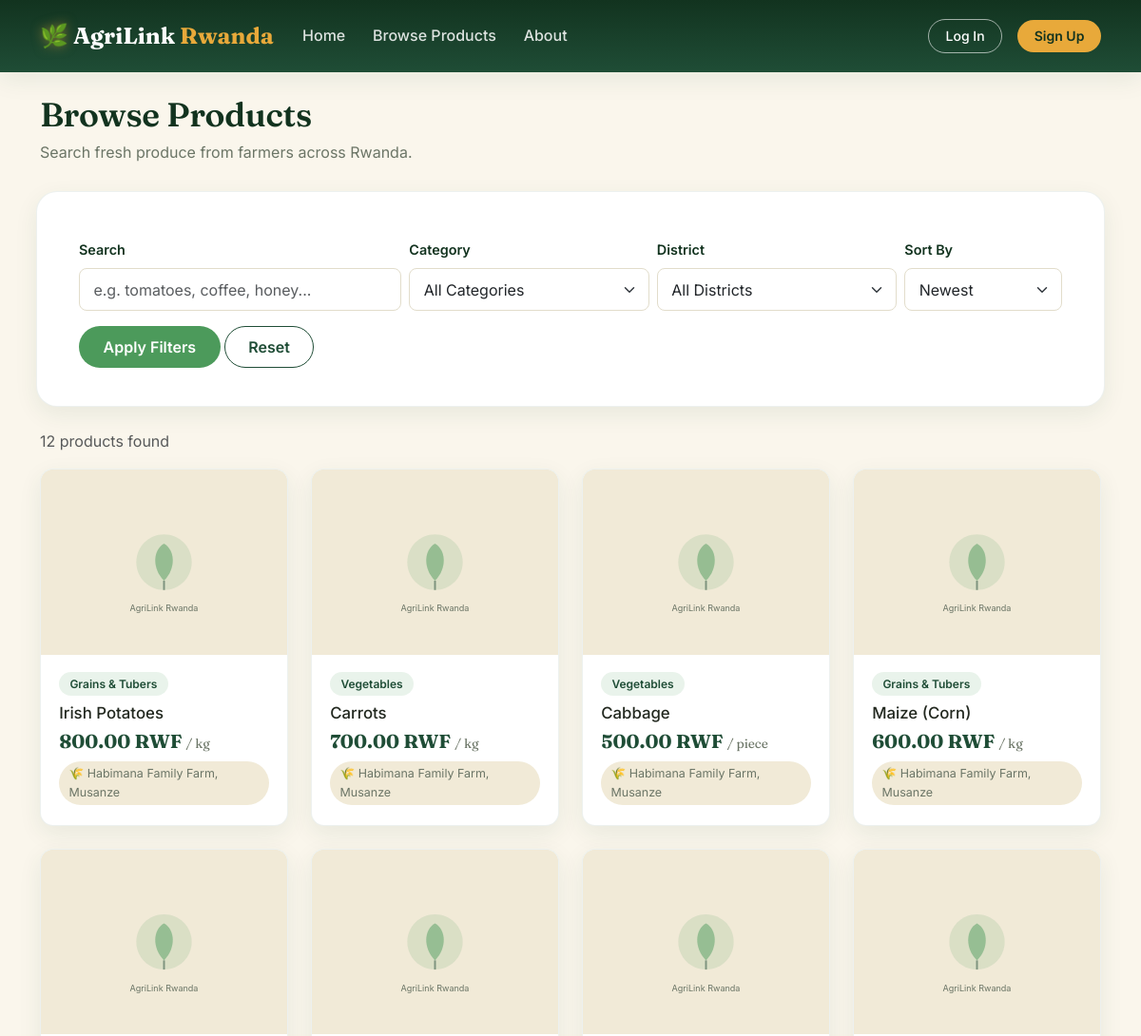
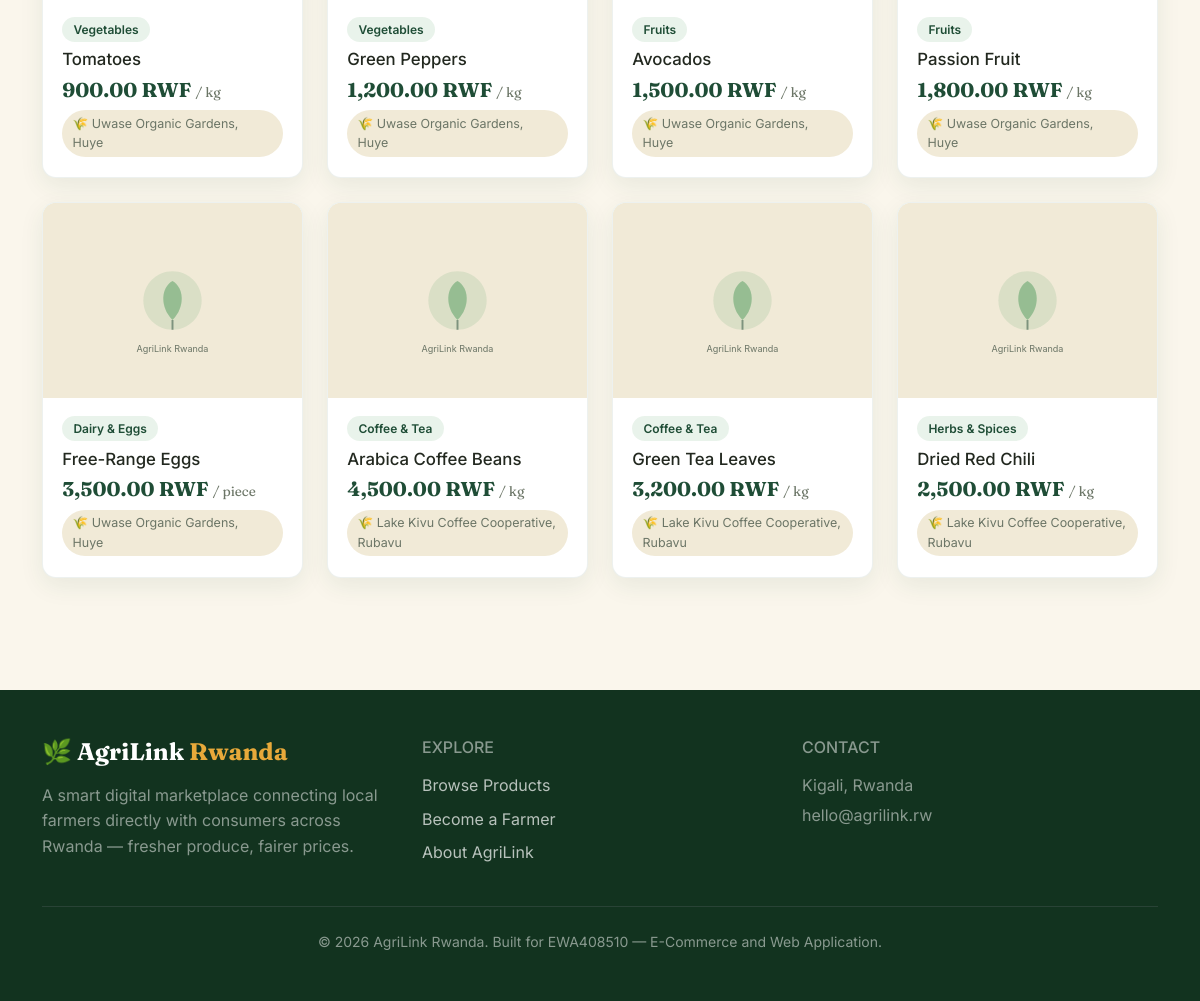
/products.php, run on the app's committed database (2 pictures, top to bottom).
### tables this page shows
CREATE TABLE products (
    id INT AUTO_INCREMENT PRIMARY KEY,
    farmer_id INT NOT NULL,
    category_id INT NOT NULL,
    name VARCHAR(150) NOT NULL,
    slug VARCHAR(180) NOT NULL UNIQUE,
    description TEXT DEFAULT NULL,
    price DECIMAL(10,2) NOT NULL,
    unit VARCHAR(20) NOT NULL DEFAULT 'kg',
    stock_quantity INT NOT NULL DEFAULT 0,
    image_url VARCHAR(255) DEFAULT '/assets/images/product-placeholder.svg',
    is_active TINYINT(1) NOT NULL DEFAULT 1,
    created_at TIMESTAMP DEFAULT CURRENT_TIMESTAMP,
    updated_at TIMESTAMP DEFAULT CURRENT_TIMESTAMP ON UPDATE CURRENT_TIMESTAMP,
    FOREIGN KEY (farmer_id) REFERENCES farmer_profiles(id) ON DELETE CASCADE,
    FOREIGN KEY (category_id) REFERENCES categories(id),
    INDEX idx_products_category (category_id),
    INDEX idx_products_farmer (farmer_id)
);

CREATE TABLE categories (
    id INT AUTO_INCREMENT PRIMARY KEY,
    name VARCHAR(100) NOT NULL UNIQUE,
    slug VARCHAR(120) NOT NULL UNIQUE,
    description VARCHAR(255) DEFAULT NULL
);

CREATE TABLE farmer_profiles (
    id INT AUTO_INCREMENT PRIMARY KEY,
    user_id INT NOT NULL,
    farm_name VARCHAR(150) NOT NULL,
    district VARCHAR(100) NOT NULL,
    sector VARCHAR(100) DEFAULT NULL,
    bio TEXT DEFAULT NULL,
    is_approved TINYINT(1) NOT NULL DEFAULT 1,
    created_at TIMESTAMP DEFAULT CURRENT_TIMESTAMP,
    FOREIGN KEY (user_id) REFERENCES users(id) ON DELETE CASCADE,
    UNIQUE KEY uniq_farmer_user (user_id)
);

### includes/functions.php (called while the page is built, shortened)
<?php
function formatMoney($amount) {
    return number_format((float)$amount, 2) . ' RWF';
}
function e($value) {
    return htmlspecialchars($value ?? '', ENT_QUOTES, 'UTF-8');
}

### classes/Product.php (called while the page is built, shortened)
<?php
class Product
{
    private PDO $pdo;
    public function __construct(PDO $pdo)
    {
        $this->pdo = $pdo;
    }
    private function baseSelect(): string
    {
        return "SELECT p.*, c.name AS category_name, c.slug AS category_slug,
                       fp.farm_name, fp.district, u.full_name AS farmer_name
                FROM products p
                JOIN categories c ON c.id = p.category_id
                JOIN farmer_profiles fp ON fp.id = p.farmer_id
                JOIN users u ON u.id = fp.user_id";
    }
    public function search(array $filters): array
    {
        $sql = $this->baseSelect() . ' WHERE p.is_active = 1';
        $params = [];
        $sql .= match ($filters['sort'] ?? '') {
            'price_asc'  => ' ORDER BY p.price ASC',
            'price_desc' => ' ORDER BY p.price DESC',
            default      => ' ORDER BY p.created_at DESC',
        };
        $stmt = $this->pdo->prepare($sql);
        $stmt->execute($params);
        return $stmt->fetchAll();
    }
}

### products.php (the view, shortened to what this page needs)
<?php
require_once __DIR__ . '/config/bootstrap.php';
$productModel = new Product($pdo);
$filters = [
    'q'        => trim($_GET['q'] ?? ''),
    'category' => trim($_GET['category'] ?? ''),
    'district' => trim($_GET['district'] ?? ''),
    'sort'     => trim($_GET['sort'] ?? ''),
];
$products = $productModel->search($filters);
require __DIR__ . '/includes/header.php';
require __DIR__ . '/includes/navbar.php';
?>
<section class="agri-section pt-4">
    <div class="container">
        <h1 class="agri-section-title">Browse Products</h1>
        <p class="agri-section-sub">Search fresh produce from farmers across Rwanda.</p>
        <form method="GET" action="/products.php" class="row g-2 mb-4 agri-form-card">
            <div class="col-md-4">
                <label class="form-label">Search</label>
                <input type="text" name="q" class="form-control" placeholder="e.g. tomatoes, coffee, honey..." value="<?= e($filters['q']) ?>">
            </div>
            <div class="col-md-3">
                <label class="form-label">Category</label>
                <select name="category" class="form-select">
                    <option value="">All Categories</option>
                </select>
            </div>
            <div class="col-md-3">
                <label class="form-label">District</label>
                <select name="district" class="form-select">
                    <option value="">All Districts</option>
                </select>
            </div>
            <div class="col-md-2">
                <label class="form-label">Sort By</label>
                <select name="sort" class="form-select">
                    <option value="">Newest</option>
                </select>
            </div>
            <div class="col-12 mt-3">
                <button type="submit" class="btn btn-agri-primary">Apply Filters</button>
                <a href="/products.php" class="btn btn-agri-outline">Reset</a>
            </div>
        </form>
        <p class="text-muted mb-3"><?= count($products) ?> product<?= count($products) === 1 ? '' : 's' ?> found</p>
        <div class="row g-4">
            <?php foreach ($products as $product): ?>
                <div class="col-6 col-md-4 col-lg-3">
                    <a href="/product.php?slug=<?= e($product['slug']) ?>" class="text-decoration-none text-reset">
                        <div class="agri-card">
                            <div class="card-img-wrap">
                                <img src="<?= e($product['image_url']) ?>" alt="<?= e($product['name']) ?>">
                            </div>
                            <div class="card-body">
                                <span class="badge-category"><?= e($product['category_name']) ?></span>
                                <h5 class="mt-2 mb-1" style="font-size:1.05rem;"><?= e($product['name']) ?></h5>
                                <p class="agri-price mb-1"><?= formatMoney($product['price']) ?> <span class="agri-unit">/ <?= e($product['unit']) ?></span></p>
                                <span class="agri-farmer-tag">🌾 <?= e($product['farm_name']) ?>, <?= e($product['district']) ?></span>
                            </div>
                        </div>
                    </a>
                </div>
            <?php endforeach; ?>
        </div>
    </div>
</section>
<?php require __DIR__ . '/includes/footer.php'; ?>

### assets/css/style.css (style rules this page uses)
:root { --forest: #1F4D36; --forest-dark: #12331F; --leaf: #4C9A5B; --leaf-light: #7FC08A; --gold: #E8A93A; --gold-dark: #C98A1F; --soil: #6B4226; --cream: #FAF6EC; --cream-deep: #F1EAD7; --charcoal: #22281F; --muted: #6B7566; --white: #FFFFFF; --radius-sm: 8px; --radius-md: 14px; --radius-lg: 22px; --shadow-soft: 0 8px 24px rgba(31, 77, 54, 0.08); --shadow-lift: 0 16px 40px rgba(31, 77, 54, 0.14); }
* { box-sizing: border-box; }
body { font-family: 'Inter', -apple-system, BlinkMacSystemFont, sans-serif; background-color: var(--cream); color: var(--charcoal); line-height: 1.6; }
h1, h2, h3, h4, .agri-display { font-family: 'Fraunces', Georgia, serif; font-weight: 600; letter-spacing: -0.01em; color: var(--forest-dark); }
a { color: var(--forest); text-decoration: none; }
.btn-agri-primary { background: var(--leaf); border: none; color: var(--white); font-weight: 600; border-radius: 999px; padding: 0.6rem 1.6rem; transition: transform 0.15s ease, background 0.15s ease; }
.btn-agri-outline { background: transparent; border: 1.5px solid var(--forest); color: var(--forest); font-weight: 600; border-radius: 999px; padding: 0.55rem 1.5rem; }
.agri-card { background: var(--white); border-radius: var(--radius-md); border: 1px solid rgba(31,77,54,0.08); box-shadow: var(--shadow-soft); transition: transform 0.18s ease, box-shadow 0.18s ease; overflow: hidden; height: 100%; }
.agri-card .card-img-wrap { aspect-ratio: 4/3; background: var(--cream-deep); display: flex; align-items: center; justify-content: center; overflow: hidden; }
.agri-card .card-img-wrap img { width: 100%; height: 100%; object-fit: cover; }
.agri-card .card-body { padding: 1.1rem 1.2rem 1.3rem; }
.agri-price { color: var(--forest); font-weight: 700; font-family: 'Fraunces', serif; font-size: 1.25rem; }
.agri-unit { color: var(--muted); font-size: 0.85rem; font-weight: 400; }
.agri-farmer-tag { display: inline-flex; align-items: center; gap: 0.3rem; font-size: 0.78rem; color: var(--muted); background: var(--cream-deep); border-radius: 999px; padding: 0.2rem 0.65rem; }
.badge-category { background: rgba(76,154,91,0.12); color: var(--forest); font-weight: 600; border-radius: 999px; padding: 0.3rem 0.7rem; font-size: 0.75rem; }
.agri-section { padding: 4rem 0; }
.agri-section-title { font-size: clamp(1.6rem, 3vw, 2.2rem); margin-bottom: 0.4rem; }
.agri-section-sub { color: var(--muted); margin-bottom: 2.2rem; }
.agri-form-card { background: var(--white); border-radius: var(--radius-lg); box-shadow: var(--shadow-soft); padding: 2.5rem; border: 1px solid rgba(31,77,54,0.08); }
.form-label { font-weight: 600; color: var(--forest-dark); font-size: 0.9rem; }
.form-control, .form-select { border-radius: var(--radius-sm); border: 1.5px solid #E2DDCB; padding: 0.6rem 0.9rem; }

### data on the page
products: image_url (placeholder picture), category.name "Grains & Tubers", name "Irish Potatoes", price "800.00 RWF", unit "kg", farmer.farm_name "Habimana Family Farm", farmer.district "Musanze"
products: image_url (placeholder picture), category.name "Vegetables", name "Carrots", price "700.00 RWF", unit "kg", farmer.farm_name "Habimana Family Farm", farmer.district "Musanze"
products: image_url (placeholder picture), category.name "Vegetables", name "Cabbage", price "500.00 RWF", unit "piece", farmer.farm_name "Habimana Family Farm", farmer.district "Musanze"
products: image_url (placeholder picture), category.name "Grains & Tubers", name "Maize (Corn)", price "600.00 RWF", unit "kg", farmer.farm_name "Habimana Family Farm", farmer.district "Musanze"
products: image_url (placeholder picture), category.name "Vegetables", name "Tomatoes", price "900.00 RWF", unit "kg", farmer.farm_name "Uwase Organic Gardens", farmer.district "Huye"
products: image_url (placeholder picture), category.name "Vegetables", name "Green Peppers", price "1,200.00 RWF", unit "kg", farmer.farm_name "Uwase Organic Gardens", farmer.district "Huye"
products: image_url (placeholder picture), category.name "Fruits", name "Avocados", price "1,500.00 RWF", unit "kg", farmer.farm_name "Uwase Organic Gardens", farmer.district "Huye"
products: image_url (placeholder picture), category.name "Fruits", name "Passion Fruit", price "1,800.00 RWF", unit "kg", farmer.farm_name "Uwase Organic Gardens", farmer.district "Huye"
products: image_url (placeholder picture), category.name "Dairy & Eggs", name "Free-Range Eggs", price "3,500.00 RWF", unit "piece", farmer.farm_name "Uwase Organic Gardens", farmer.district "Huye"
products: image_url (placeholder picture), category.name "Coffee & Tea", name "Arabica Coffee Beans", price "4,500.00 RWF", unit "kg", farmer.farm_name "Lake Kivu Coffee Cooperative", farmer.district "Rubavu"
products: image_url (placeholder picture), category.name "Coffee & Tea", name "Green Tea Leaves", price "3,200.00 RWF", unit "kg", farmer.farm_name "Lake Kivu Coffee Cooperative", farmer.district "Rubavu"
products: image_url (placeholder picture), category.name "Herbs & Spices", name "Dried Red Chili", price "2,500.00 RWF", unit "kg", farmer.farm_name "Lake Kivu Coffee Cooperative", farmer.district "Rubavu"

### other printed values
count($products) "12"
